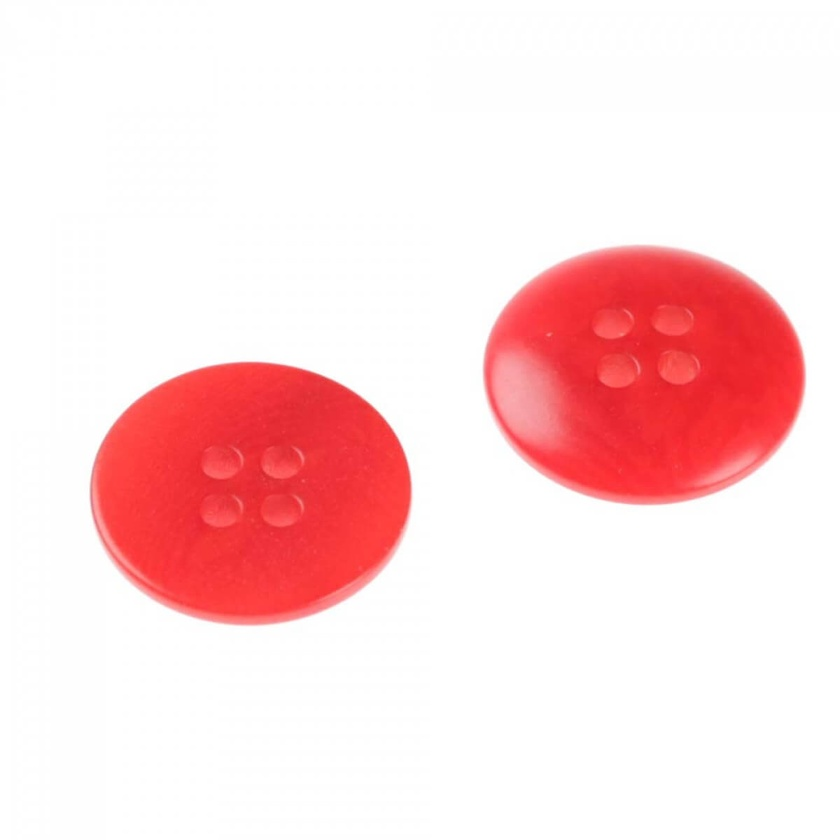
#> input picture boutons rouges/image0.jpg, 840 x 840 px, shrunk from 1200 x 1200 before the run
$ python -i probleme3.py   (imports and definitions only)
#> lines starting #> are read from the running program, lines starting #| are printed output that depends on the picture; after the words box and inside, x2 and y2 are one past the last pixel; in counts of white or black regions, pixels touching at a corner belong together
import numpy as np
import cv2

def open_image(image):
    img = cv2.imread(image)
    img2 = cv2.imread(image)
    imgray = cv2.cvtColor(img,cv2.COLOR_BGR2GRAY)
    return imgray,img,img2

def traitement(imgray):
    ret,thresh = cv2.threshold(imgray,160,255,cv2.THRESH_BINARY_INV)
    kernel = np.ones((10,10),np.uint8)
    opg = cv2.morphologyEx(thresh, cv2.MORPH_OPEN, kernel)
    trt = cv2.morphologyEx(opg, cv2.MORPH_CLOSE, kernel)
    return trt

def rempli_contours(trt,img):
    contours, hierarchy = cv2.findContours(trt,cv2.RETR_TREE,cv2.CHAIN_APPROX_SIMPLE)
    for cnt in contours:
        mask = np.zeros(trt.shape,np.uint8)
        cv2.drawContours(mask,[cnt],0,255,-1)
        pixelpoints = np.transpose(np.nonzero(mask))
        for pxl in pixelpoints:
            x=pxl[0]
            y=pxl[1]
            if (trt[x,y] < 50):
                trt[x,y] = 255
                img[x,y] = [0,0,255]

def mean_val(cnt,imgray,img):
    mask = np.zeros(imgray.shape,np.uint8)
    cv2.drawContours(mask,[cnt],0,255,-1)
    return cv2.mean(img,mask = mask)

def compte_boutons(image):
    imgray,img,img2 = open_image(image)
    trt = traitement(imgray)
    rempli_contours(trt,img)
    contours, hierarchy = cv2.findContours(trt,cv2.RETR_TREE,cv2.CHAIN_APPROX_SIMPLE)
    s=0
    for cnt in contours:
        mv = mean_val(cnt,imgray,img)
        if mv[0] < 75 and mv[0] > 10:
            s+=1
            x,y,w,h = cv2.boundingRect(cnt)
            img2 = cv2.rectangle(img2,(x,y),(x+w,y+h),(0,255,0),2)
    cv2.namedWindow('image', cv2.WINDOW_NORMAL)
    cv2.imshow('image',trt)
    cv2.waitKey()
    cv2.imshow('image',img2)
    cv2.waitKey()
    cv2.destroyAllWindows()
    return s

>>> import cv2
>>> picture = cv2.imread('boutons rouges/image0.jpg', cv2.IMREAD_GRAYSCALE)
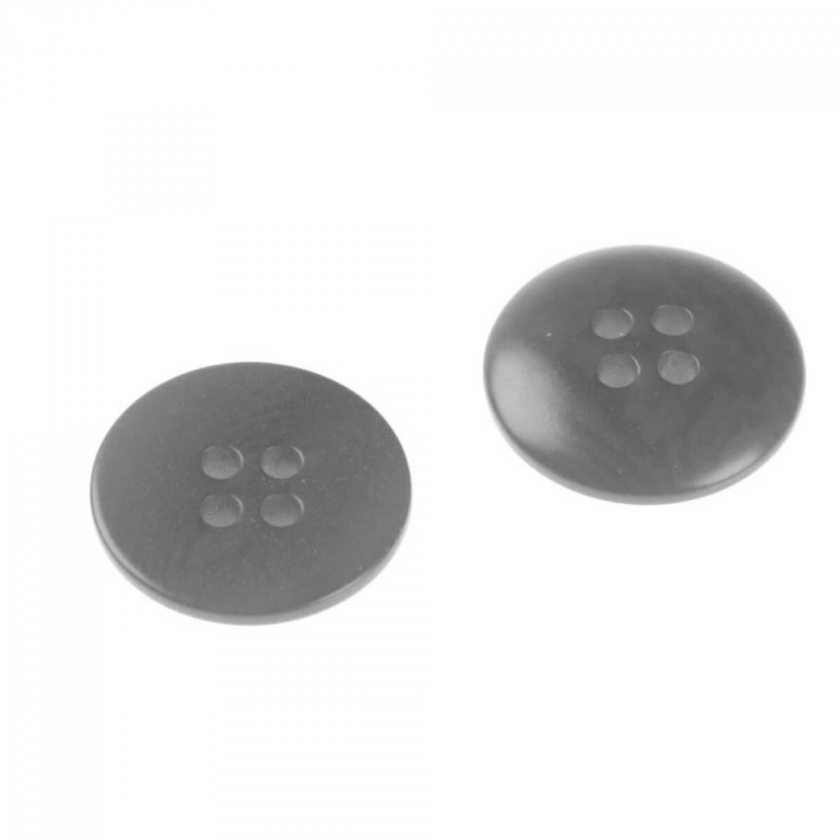
#> picture: shape (840, 840); min 88, max 255, mean 229.3
>>> result = traitement(picture)
#> in traitement, `ret,thresh = cv2.threshold(imgray,160,255,cv2.THRESH_BINARY_INV)`:
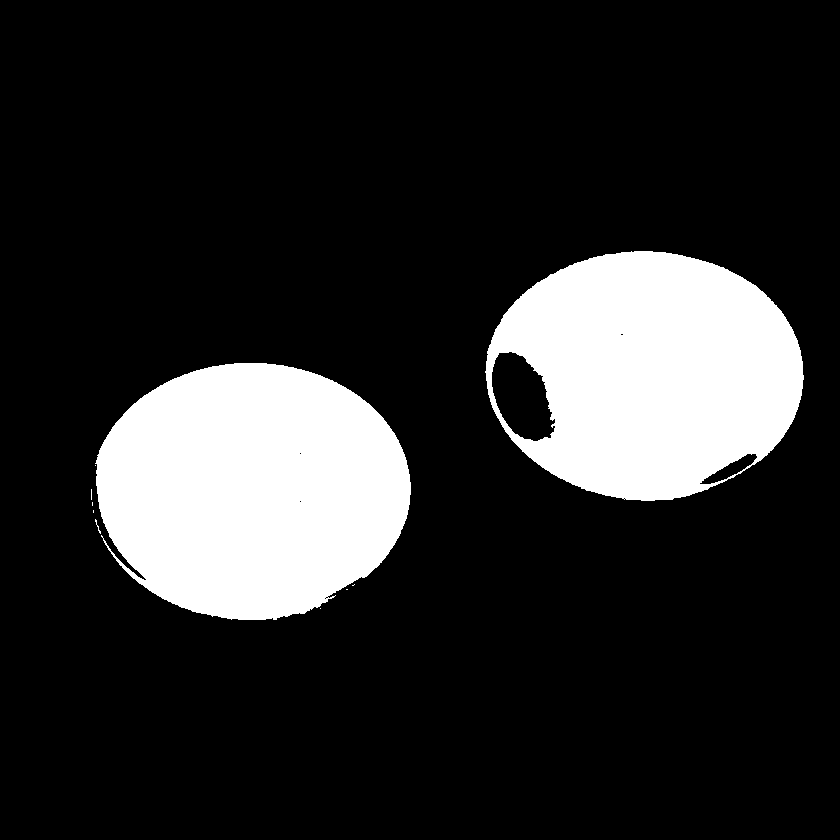
#> thresh: shape (840, 840); 17.1% white; 10 white regions (7 under 20 px), largest, box (x1, y1, x2, y2) and area: (95, 363, 411, 620) 63419, (485, 251, 804, 501) 57487, (95, 519, 101, 534) 21
#> in traitement, `opg = cv2.morphologyEx(thresh, cv2.MORPH_OPEN, kernel)`:
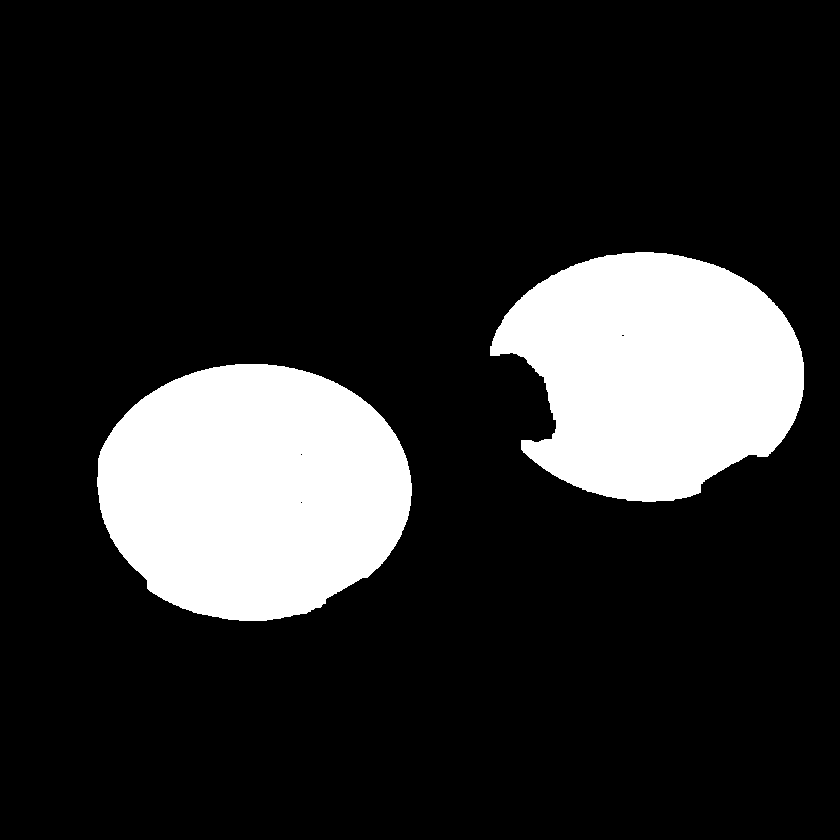
#> opg: shape (840, 840); 17% white; 2 white regions, box (x1, y1, x2, y2) and area: (97, 364, 412, 621) 63142, (490, 252, 804, 502) 56585
#> in traitement, `trt = cv2.morphologyEx(opg, cv2.MORPH_CLOSE, kernel)`:
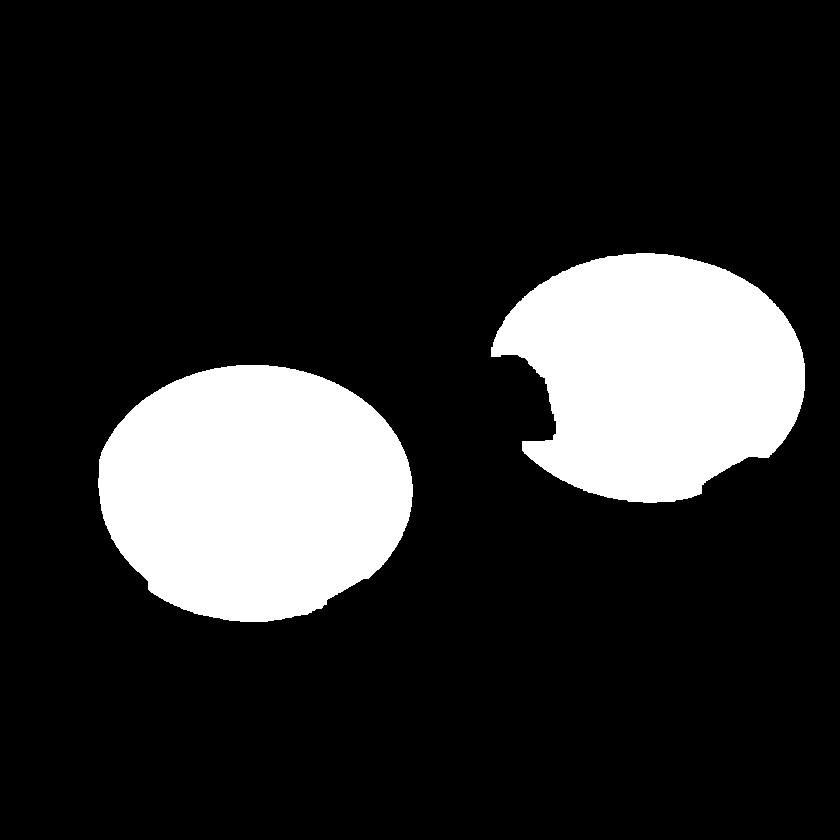
#> trt: shape (840, 840); 17% white; 2 white regions, box (x1, y1, x2, y2) and area: (98, 365, 413, 622) 63144, (491, 253, 805, 503) 56622

$ run again, on boutons rouges/image4.jpg
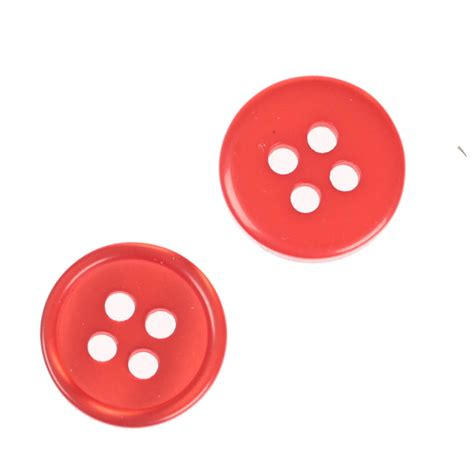
#> input picture boutons rouges/image4.jpg, 474 x 474 px
#> in traitement, `ret,thresh = cv2.threshold(imgray,160,255,cv2.THRESH_BINARY_INV)`:
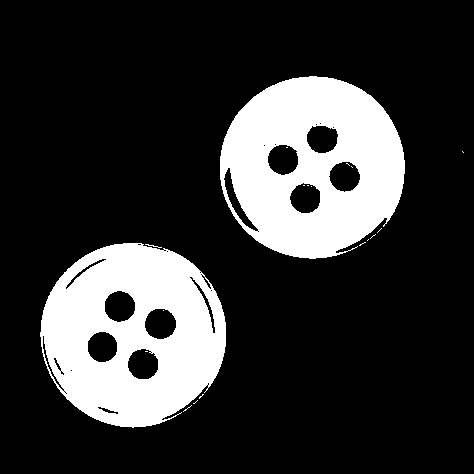
#> thresh: shape (474, 474); 20.7% white; 19 white regions (17 under 20 px), largest, box (x1, y1, x2, y2) and area: (40, 243, 226, 428) 23324, (220, 76, 405, 259) 23088
#> opg: shape (474, 474); 19.8% white; 2 white regions, box (x1, y1, x2, y2) and area: (221, 78, 406, 259) 22607, (42, 244, 227, 428) 21961
#> in traitement, `trt = cv2.morphologyEx(opg, cv2.MORPH_CLOSE, kernel)`:
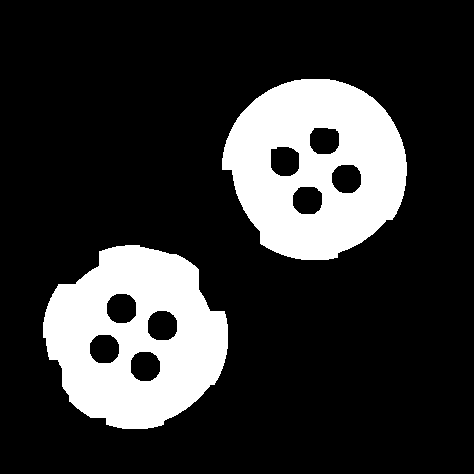
#> trt: shape (474, 474); 20% white; 2 white regions, box (x1, y1, x2, y2) and area: (222, 79, 407, 260) 22699, (43, 245, 228, 429) 22291
